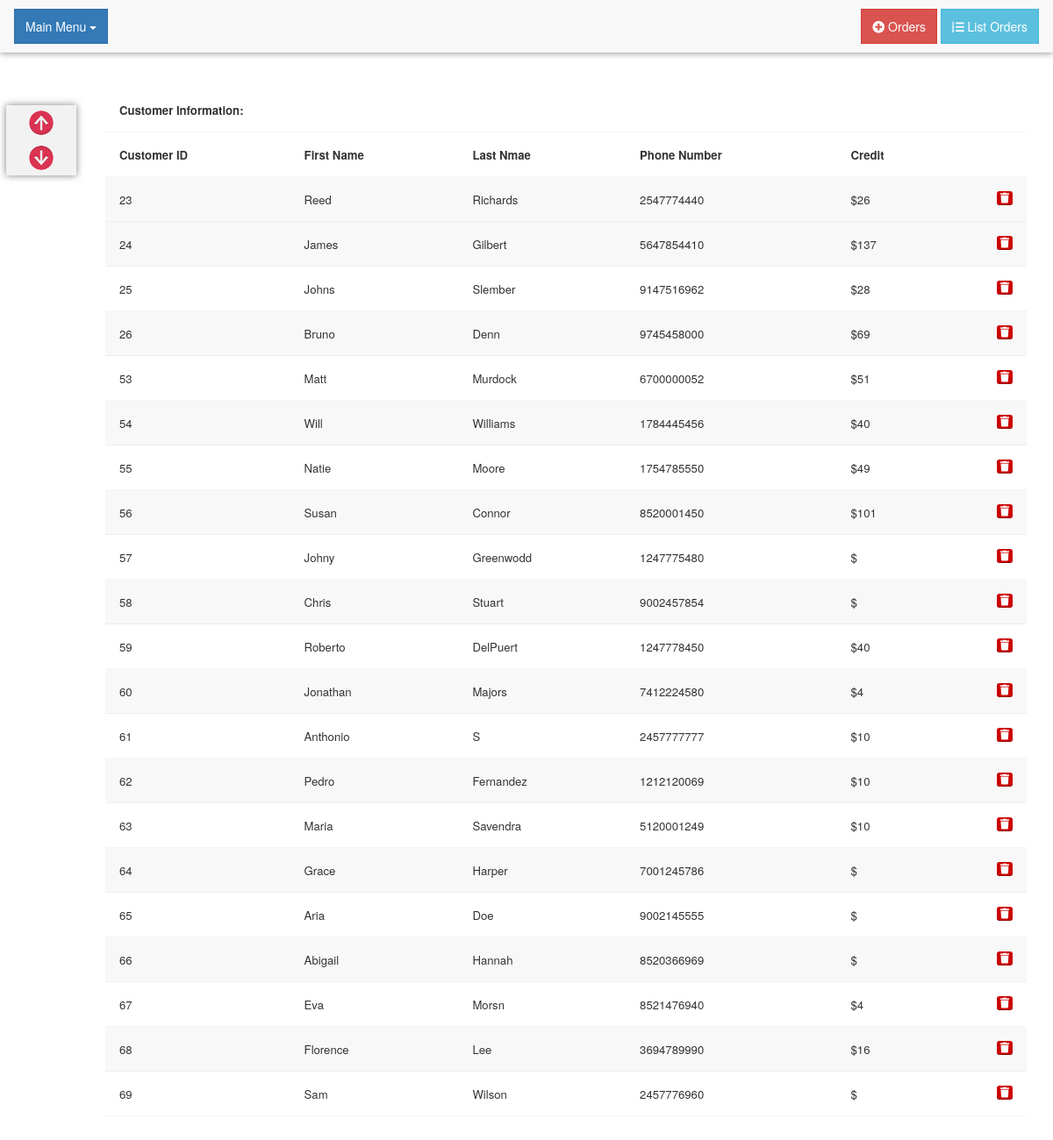
Page /index.php?page=customer&action=info on the committed database.
### tables this page shows
CREATE TABLE IF NOT EXISTS `customer_info` (
`cus_id` int(10) unsigned NOT NULL,
  `FirstName` varchar(10) DEFAULT NULL,
  `LastName` varchar(10) NOT NULL,
  `tel` varchar(20) DEFAULT NULL
);

### require/db.php (called while the page is built, shortened)
<?php
 class Mysql{
	function __construct(){
		$this->conn=$this->getConn();
	}
	function getConn(){
        $conn =  mysql_connect('localhost','root','') or die("Cannot connect to server".mysql_error());
        return $conn;
    }
	function fetch($result){
        $row = mysql_fetch_array($result);
        return $row;
    }
	function query($sql){
        $res = mysql_query($sql,$this->conn) or die(mysql_error());
		return $res;
	}
}
$mysql = new Mysql();
?>

### customer.php (the view, shortened to what this page needs)
<link rel="stylesheet" href="https://pro.fontawesome.com/releases/v5.10.0/css/all.css"/>
<?php
if(isset($_GET['action'])){
	$action = $_GET['action'];
}else{
	$action='info';
}
if($action == 'new'){
$sql_cusinfo = "SELECT cus_id from customer_info order by cus_id DESC;";
	$result = $mysql->query($sql_cusinfo);
	$row = $mysql->fetch($result);
	$newnum = $row[0]+1;
	echo "
	<form action='submit.php' method='post'>
	<table>
		<th colspan='4' class='text-center'><h3>Add New Customer</h3></th>
		<tr>
			<td class='bold' class='width-2'>Customer Number</td>
			<td class='width-2'>
				<input type='text' id='cusid' name='cusid' value='$newnum' disabled='disabled'/>
			</td>
		</tr>
		<tr>
			<td class='bold'>First Name<span class='req'> *</span></td>
			<td>
				<input type='text' maxlength='10' name='fname' required/>
			</td>
			<td class='bold'>Last Name</td>
			<td>
				<input type='text' maxlength='10' name='lname'/>
			</td>
		</tr>
		<tr>
			<td class='bold'>Phone Number</td>
			<td>
				<input type='tel' maxlength='20' name='tel'/>
			</td>
		</tr>
	</table>
	<div class='text-right'>
		<button class='submit' type='primary' name='submit'>Submit</button>
	</div>
	</form>";
	if(isset($_POST['origCusEdit'])){
			$origCus = explode(',',$_POST['origCusEdit']);
			echo "<script>
					var cusid = document.getElementById('cusid');
					cusid.disabled = false;
					cusid.value = {$origCus[0]};
					cusid.onchange = function(){
						cusid.value = {$origCus[0]};
					};
					document.getElementsByName('fname')[0].value = '{$origCus[1]}';
					document.getElementsByName('lname')[0].value = '{$origCus[2]}';
					document.getElementsByName('tel')[0].value = '{$origCus[3]}';
				</script>";
	}
}else if($action == 'info'){
		$sql_cusinfo = "SELECT * FROM customer_info;";
		$result = $mysql->query($sql_cusinfo);
		echo "<form action='require/index.php?page=customer_info' method='post'>
				<table class ='table-stripped table-hover'>
					<th colspan='10'>Customer Information:</th>
					<tr>
						<td class='bold'>Customer ID</td>
						<td class='bold'>First Name</td>
						<td class='bold'>Last Nmae</td>
						<td class='bold'>Phone Number</td>
						<td class='bold'>Credit</td>
						<td style='width:1%;'></td>
						<td style='width:1%;'></td>
					</tr>";
		while($row = $mysql->fetch($result)) {
		    echo "<tr>";
				$sql_sum="select sum(f.price * quantity) as credit from order_food inner join food_catalogue as f ON order_food.food_id = f.food_id where order_id in (select order_id from orders where cus_id = {$row['cus_id']})";
				$res_cre=$mysql->query($sql_sum);
				$row_cre=$mysql->fetch($res_cre);
			echo "	<td>".$row['cus_id']."</td>
					<td>".$row['FirstName']."</td>
					<td>".$row['LastName']."</td>
					<td>".$row['tel']."</td>
					<td>&#36;".$row_cre['credit']."</td>
					<td><i class='fa fa-pencil' onclick=\"firm('Do you want to Edit this Customer?','editCus{$row['cus_id']}')\"></i></td>
					<td><kbd class='fa fa-trash' onclick=\"firm('Do you want to Delete this Customer?','deleteCus{$row['cus_id']}')\"></kbd></td>
				</tr>";
	    }
		echo "</table>";
}
?>

### require/header.php (shortened to what this page needs)
<html>
    <head>
		<link type="text/css" rel="stylesheet" href="static/css/style.css"/>
        <link type="text/css" rel="stylesheet" href="static/css/kube.css"/>
		<link type="text/css" rel="stylesheet" href="static/css/bootstrap.min.css"/>
		<link rel="stylesheet" href="https://pro.fontawesome.com/releases/v5.10.0/css/all.css"/>
    </head>
    <body>
	    <center class="tab_out">
            <table class="table-stripped">
		        <tr><td class='text-centered' id='tab'>
				<nav>
					<div class="right-menu">
						<a href="index.php?page=create_order"><button class="btn btn-danger" style="border-radius:0%" type=""><i class="fa fa-plus-circle"></i> Orders</button></a>
						<a href="index.php?page=current_orders"><button class="btn btn-info" style="border-radius:0%"><i class="fa fa-list-ol"></i> List Orders</button></a>
					</div>
					<div class="left-menu">
						<div class="nav dropdown">
						    <button class="btn btn-primary dropdown-toggle" style="border-radius:0%" type="button" data-toggle="dropdown">Main Menu
						    <span class="caret"></span></button>
						  </div>
					</div>
				</nav>
				</tr></td>
		    </table>
		</center>
		<div class='left'>
			<div class='left_tab'>
				<a href=#><img src='static/img/upicon.png'/></a><br/>
				<a href=#bottom><img src='static/img/downicon.png'/></a>
			</div>
		</div>
		<div class='body'>
            <row>
                <column cols="12">

### index.php
<?php
require("require/db.php");
if (isset($_GET['page'])) {
	$page = $_GET['page'];
} else {
	$page = 'default';
}
include("require/header.php");
if ($page == 'default') {
	include("orders_block.php");
} else if ($page == 'food') {
	include("food.php");
}else if ($page == 'customer') {
	include("customer.php");
}else if ($page == 'current_orders') {
	include("orders_block.php");
}else if ($page == 'create_order') {
	include("create_order.php");
}
include("require/footer.php");
?>

### require/footer.php (shortened to what this page needs)
               </column>
            </row>
		</div>
    </body>
</html>

### static/css/style.css (style rules this page uses)
.body { margin-top: 40px; display: block; margin-right: 30px; }
.tab_out { position: relative; height: 60px; width: 100%; top: 0px; }
#tab { padding-top: 10px; padding-bottom: 0px; box-shadow: 0px 0px 8px rgba(0, 0, 0, 0.5); position: fixed; z-index: 1; height: 60px; width: 100%; }
.left-menu { float: left; }
.right-menu { float: right; }
.nav.dropdown { margin-right: 100px; }
.left { height: 100%; width: 10%; float: left; position: relative; }
.left_tab { position: fixed; background: rgba(0, 0, 0, 0.05); margin-top: 5%; margin-left: 0.6%; text-align: center; box-shadow: 0px 0px 8px rgba(0, 0, 0, 0.5); }
.left_tab a { text-decoration: none; font-size: 1.2em; }
.left_tab img { width: 80px; height: 40px; }

### static/css/kube.css (style rules this page uses)
html { box-sizing: border-box; }
*, *:before, *:after { box-sizing: inherit; }
img { box-sizing: content-box; }
* { margin: 0; padding: 0; border: 0; outline: 0; font-size: 100%; vertical-align: baseline; background: transparent; }
table { border-collapse: collapse; border-spacing: 0; }
caption, th, td { text-align: left; vertical-align: top; }
a img, th img, td img { vertical-align: top; }
button, input, select, textarea { margin: 0; }
button { width: auto; overflow: visible; }
input[type="reset"], input[type="submit"], input[type="file"], input[type="radio"], input[type="checkbox"], select, button { cursor: pointer; }
img, video, audio, embed, object { max-width: 100%; }
img, video, embed, object { height: auto; }
img { vertical-align: middle; -ms-interpolation-mode: bicubic; }
html { font-size: 62.5%; }
body { font-family: "Helvetica Neue", Helvetica, Arial, sans-serif; font-size: 1.5em; line-height: 24px; background: #ffffff; color: #202020; }
a { color: #256bc9; }
p, ul, ol, dl, blockquote, hr, pre, table, fieldset, figure, address, output { margin-bottom: 16px; }
em, i { font-style: italic; }
pre, code, kbd, samp, var, output { font-size: 90%; font-style: normal; font-family: Menlo, Monaco, Consolas, Courier, monospace; }
mark, code, samp, kbd { padding: 0.2rem 0.4rem; display: inline-block; line-height: 1; border-radius: 2px; }
kbd { background: #c40202; color: rgba(255, 255, 255, 0.85); white-space: nowrap; }
row { display: -webkit-box; display: -moz-box; display: -ms-flexbox; display: -webkit-flex; display: flex; -webkit-flex-wrap: nowrap; -ms-flex-wrap: nowrap; flex-wrap: nowrap; -webkit-flex-basis: 100%; -ms-flex-basis: 100%; flex-basis: 100%; margin-bottom: 24px; }
row column { margin: 0; padding: 0; margin-right: 24px; }
row column:last-child { margin-right: 0; }
column[cols="12"] { width: 100%; }
table { max-width: 100%; width: 100%; empty-cells: show; }
table th, table td { font-size: 94%; border-bottom: 1px solid rgba(0, 0, 0, 0.04); padding: 16px; padding-bottom: 15px; }
table th:first-child, table td:first-child { padding-left: 0; }
table th:last-child, table td:last-child { padding-right: 0; }
table.table-bordered td:first-child, table.table-stripped td:first-child, table.table-bordered th:first-child, table.table-stripped th:first-child { padding-left: 16px; }
table.table-bordered td:last-child, table.table-stripped td:last-child, table.table-bordered th:last-child, table.table-stripped th:last-child { padding-right: 16px; }
table.table-stripped tbody tr:nth-child(odd) td { background: #f8f8f8; }
form { margin-bottom: 24px; }
.btn, button { display: inline-block; vertical-align: top; font-family: "Helvetica Neue", Helvetica, Arial, sans-serif; font-size: 1.4rem; font-weight: normal; white-space: nowrap; padding: 0 32px; height: 40px; line-height: 40px; text-align: center; text-decoration: none; -webkit-appearance: none; outline: none; margin: 0; border: none; border-radius: 2px; box-shadow: none; cursor: pointer; color: #000000; background: #e5e5e5; }
.text-centered { text-align: center; }
.bold { font-weight: bold !important; }
@media (min-width: 768px) { .left { float: none; float: left; } }

### rows in the picture
customer_info: cus_id "23", FirstName "Reed", LastName "Richards", tel "2547774440", credit "26"
customer_info: cus_id "24", FirstName "James", LastName "Gilbert", tel "5647854410", credit "137"
customer_info: cus_id "25", FirstName "Johns", LastName "Slember", tel "9147516962", credit "28"
customer_info: cus_id "26", FirstName "Bruno", LastName "Denn", tel "9745458000", credit "69"
customer_info: cus_id "53", FirstName "Matt", LastName "Murdock", tel "6700000052", credit "51"
customer_info: cus_id "54", FirstName "Will", LastName "Williams", tel "1784445456", credit "40"
customer_info: cus_id "55", FirstName "Natie", LastName "Moore", tel "1754785550", credit "49"
customer_info: cus_id "56", FirstName "Susan", LastName "Connor", tel "8520001450", credit "101"
customer_info: cus_id "57", FirstName "Johny", LastName "Greenwodd", tel "1247775480"
customer_info: cus_id "58", FirstName "Chris", LastName "Stuart", tel "9002457854"
customer_info: cus_id "59", FirstName "Roberto", LastName "DelPuert", tel "1247778450", credit "40"
customer_info: cus_id "60", FirstName "Jonathan", LastName "Majors", tel "7412224580", credit "4"
customer_info: cus_id "61", FirstName "Anthonio", LastName "S", tel "2457777777", credit "10"
customer_info: cus_id "62", FirstName "Pedro", LastName "Fernandez", tel "1212120069", credit "10"
customer_info: cus_id "63", FirstName "Maria", LastName "Savendra", tel "5120001249", credit "10"
customer_info: cus_id "64", FirstName "Grace", LastName "Harper", tel "7001245786"
customer_info: cus_id "65", FirstName "Aria", LastName "Doe", tel "9002145555"
customer_info: cus_id "66", FirstName "Abigail", LastName "Hannah", tel "8520366969"
customer_info: cus_id "67", FirstName "Eva", LastName "Morsn", tel "8521476940", credit "4"
customer_info: cus_id "68", FirstName "Florence", LastName "Lee", tel "3694789990", credit "16"
customer_info: cus_id "69", FirstName "Sam", LastName "Wilson", tel "2457776960"
